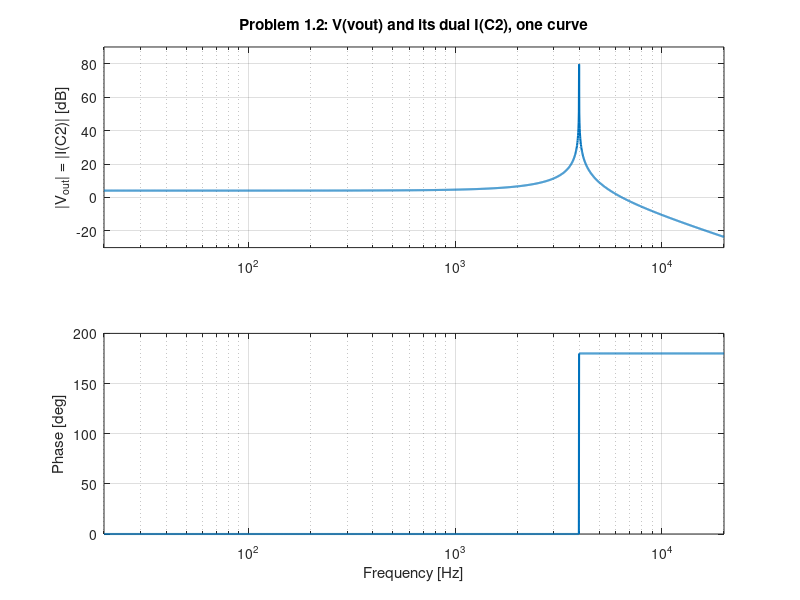
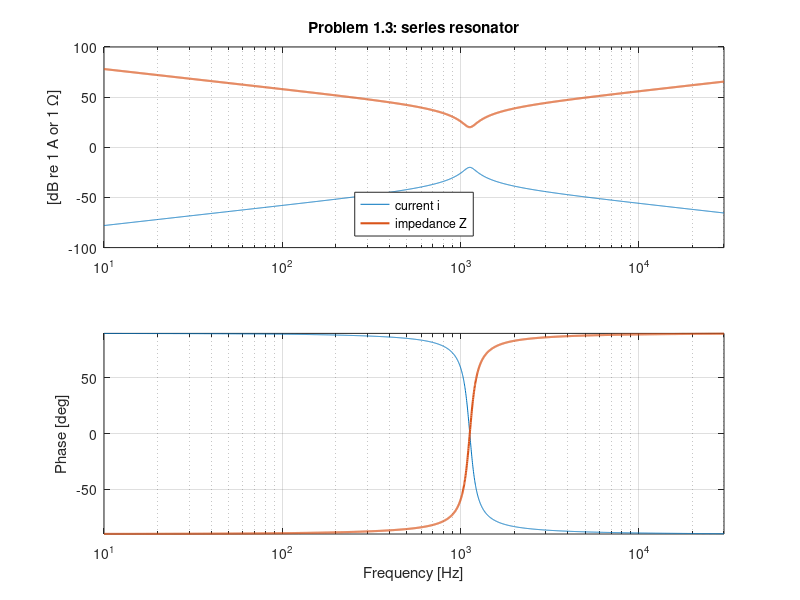

Source code (MATLAB) for these figures, in order:
%% Lecture 1 - Analogies, introduction: problems 1.1 to 1.3, worked
% 34870 Electroacoustics | 31 August 2026
%
% How to read this: every step first states the formula, then the MATLAB line
% is that same formula typed in, and the result appears right below it. The
% official solution's answer is written in the text so you can compare.
%
% The LTspice versions of all three problems are in
% LTspice/Lecture 1 - Analogies/ (P1_1_DC_Duality.asc, P1_2_AC_Duality.asc,
% P1_3_Series_Resonator.asc).

%% The idea behind this whole problem set: duality
% Every circuit has a dual. You get it by swapping
%
% * voltage <-> current (so a voltage source becomes a current source),
% * series <-> parallel (a mesh becomes a node),
% * impedance Z <-> admittance Y (R becomes a conductance G = 1/R, an
%   inductor L becomes a capacitor with the same number, and a capacitor
%   becomes an inductor).
%
% The two circuits then obey exactly the same equations, just with the names
% swapped:
%
% $$v = Z\,i,\quad \sum_{mesh} v = 0,\quad \sum_{node} i = 0 \qquad\Longleftrightarrow\qquad i = Y\,v,\quad \sum_{mesh} i = 0,\quad \sum_{node} v = 0$$
%
% This is why the mechanical world can be drawn in two ways (impedance
% analogy and mobility analogy): they are each other's duals.

%% Problem 1.1 - Duality of a DC circuit: the mathematical proof
% The circuit: a source v0 drives Z1 in series, then Z2 and Z3 in parallel.
% We want v3, the voltage across Z2 || Z3.
%
% *Mesh M1* (Kirchhoff's voltage law around the source loop):
%
% $$v_0 = Z_1 i_1 + v_3$$
%
% *Node N1* (Kirchhoff's current law where Z1 meets Z2 and Z3):
%
% $$i_1 = \frac{v_3}{Z_2} + \frac{v_3}{Z_3}$$
%
% Put the second into the first and solve for v3:
%
% $$v_3 = v_0\,\frac{Z_2 Z_3}{Z_1(Z_2+Z_3) + Z_2 Z_3}$$
%
% *The dual circuit* is a current source i0 with Y1 in parallel, then Y2 in
% series, then Y3. The same two laws with the names swapped (node N1 becomes a
% current rule, mesh M1 a voltage rule) give
%
% $$v_3 = v_0\,\frac{Y_1}{Y_2+Y_3+Y_1} = \frac{v_0}{Z_1\left(1/Z_2 + 1/Z_3\right) + 1}$$
%
% which is the same expression (multiply top and bottom by Z2 Z3). So the
% two circuits are really one set of equations.

%% Problem 1.1 - The LTspice numbers
% Given (the official LTspice circuit):
v0 = 10      % source voltage [V]
Z1 = 100     % R1 [ohm]
Z2 = 2000    % R2, 2k [ohm]
Z3 = 500     % R3 [ohm]
%%
% *Voltage across R2 || R3.* $v_3 = v_0\,\frac{Z_2 Z_3}{Z_1(Z_2+Z_3) + Z_2 Z_3}$
%
% Official solution: 8 V
v3 = v0*Z2*Z3/(Z1*(Z2+Z3) + Z2*Z3)
%%
% *Current through R1* (Ohm's law on the voltage that is left for R1),
% $i_1 = (v_0 - v_3)/Z_1$. Official solution: 20 mA
i1 = (v0 - v3)/Z1
%%
% *Voltage across R1*, $v_1 = Z_1 i_1$. Official solution: 2 V
v1 = Z1*i1
%%
% *Currents in the two parallel resistors*, $i_2 = v_3/Z_2$ and
% $i_3 = v_3/Z_3$. Official solution: i3 = 16 mA (and so i2 = 4 mA)
i2 = v3/Z2
i3 = v3/Z3
%%
% *The dual circuit in LTspice.* LTspice only knows resistors, so the dual's
% conductances are typed in as resistor values: "G1" = 1/R1 = 10m, "G2" =
% 1/R2 = 0.5m, "G3" = 1/R3 = 2m, and the source becomes a 10 A current
% source. The numbers stay, the units swap: every current of the original
% circuit shows up as a voltage in the dual, and every voltage as a current.
G1 = 1/Z1
G2 = 1/Z2
G3 = 1/Z3
%%
% In the dual, the source current splits between G1 (as a "resistance" 10m)
% and G2 + G3 in series. The voltage across the source is the parallel
% combination times the current:
%
% $$V_{d,1} = i_0\,\frac{G_1\,(G_2+G_3)}{G_1 + G_2 + G_3}$$
%
% Official solution: 20 mV (the same number as i1 = 20 mA)
i0 = 10
V_d1 = i0*G1*(G2+G3)/(G1+G2+G3)
%%
% Current through "G2", $I_{G2} = V_{d,1}/(G_2+G_3)$. Official: 8 A (= v3 = 8 V)
I_G2 = V_d1/(G2+G3)
%%
% Current through "G1", $I_{G1} = V_{d,1}/G_1$. Official: 2 A (= v1 = 2 V)
I_G1 = V_d1/G1
%%
% Voltage across "G3", $V_{G3} = G_3 I_{G2}$. Official: 16 mV (= i3 = 16 mA)
V_G3 = G3*I_G2

%% Problem 1.2 - Duality of an AC circuit
% The circuit: a 2 V AC source drives L1 in series, then C3 and L2 in
% parallel. The dual: a 2 A AC source with C1 in parallel, then L3 in
% series, then C2. Each element keeps its number: L1 = 1 mH became C1 = 1 mF,
% C3 = 2 uF became L3 = 2 uH, L2 = 4 mH became C2 = 4 mF.
V = 2         % source amplitude [V] (and 2 A in the dual)
L1 = 1e-3     % 1 mH [H]
C3 = 2e-6     % 2 uF [F]
L2 = 4e-3     % 4 mH [H]
%%
% *The output voltage.* L1 and the parallel pair (C3 || L2) form a voltage
% divider:
%
% $$\frac{V_{out}}{V} = \frac{Z_p}{j\omega L_1 + Z_p},\qquad Z_p = \frac{1}{j\omega C_3 + \frac{1}{j\omega L_2}}$$
%
% Dividing top and bottom by Z_p gives a cleaner form:
%
% $$\frac{V_{out}}{V} = \frac{1}{1 + \frac{L_1}{L_2} - \omega^2 L_1 C_3}$$
%
% The dual gives exactly the same formula with C1, L3, C2 in place of L1, C3,
% L2, so I(C2) in the dual is the same curve as V(vout).
%
% *Low frequency* (omega -> 0): $V_{out} = V\,\frac{L_2}{L_1+L_2}$, in dB.
% The official plot is flat at about 4 dB.
V_out_LF = V*L2/(L1+L2)
V_out_LF_dB = 20*log10(V_out_LF)
%%
% *Resonance* where the denominator is zero:
%
% $$\omega_0^2 = \frac{1 + L_1/L_2}{L_1 C_3}, \qquad f_0 = \frac{\omega_0}{2\pi}$$
%
% The official plot peaks a little under 4 kHz.
f_0 = sqrt((1 + L1/L2)/(L1*C3))/(2*pi)
%%
% *The frequency response*, 20 Hz to 20 kHz like the official .ac line.
f = logspace(log10(20), log10(20000), 3000);
w = 2*pi*f;
H = V ./ (1 + L1/L2 - w.^2*L1*C3);
figure;
subplot(2,1,1);
semilogx(f, 20*log10(abs(H)), 'LineWidth', 1.5);
grid on; xlim([20 20000]); ylim([-30 90]);
ylabel('|V_{out}| = |I(C2)| [dB]');
title('Problem 1.2: V(vout) and its dual I(C2), one curve');
subplot(2,1,2);
semilogx(f, angle(H)*180/pi, 'LineWidth', 1.5);
grid on; xlim([20 20000]);
xlabel('Frequency [Hz]'); ylabel('Phase [deg]');
%%
% *The note on the sheet* ("check default component settings, e.g. series
% resistance for inductor"): LTspice silently gives every inductor
% Rser = 1 mOhm. That makes the top circuit slightly lossy while the dual
% (capacitors have no default loss) stays ideal, so the two peaks are not
% the same height. The exact dual of a 1 mOhm series resistance in an
% inductor is a 1/1m = 1 kOhm parallel resistance on the matching capacitor.
% The LTspice file has both, and then the curves agree to every digit (the
% peak is 62 dB). Without losses the peak would be infinite.

%% Problem 1.3 - Series resonator: the equations
% Given (the LTspice Quick Guide circuit):
R = 10       % [ohm]
L = 10e-3    % 10 mH [H]
C = 2e-6     % 2 uF [F]
v = 1        % AC 1 [V]
%%
% *The mesh equation.* The source voltage is shared by the three elements:
%
% $$v = Ri + L\frac{di}{dt} + \frac{1}{C}\int i\,dt = i\left(R + j\omega L + \frac{1}{j\omega C}\right)$$
%
% so the current is
%
% $$i = \frac{v}{R + j\omega L + \frac{1}{j\omega C}}$$
%
% *Resonance* is where the two imaginary parts cancel, jwL = -1/(jwC):
%
% $$\omega_0 = \frac{1}{\sqrt{LC}}$$
%
% Official solution: 1125.46 Hz
omega_0 = 1/sqrt(L*C)
f_0 = omega_0/(2*pi)
%%
% At resonance only R is left, so the impedance is at its minimum and the
% current at its maximum:
%
% $$Z_{min} = R, \qquad i_{max} = \frac{v}{R}$$
%
% Official solution: 100 mA
Z_min = R
i_max = v/R
%%
% *Quality factor and bandwidth.* How sharp the peak is:
%
% $$Q = \frac{1}{R}\sqrt{\frac{L}{C}}, \qquad BW = \frac{f_0}{Q} = \frac{R}{2\pi L}$$
%
% Official solution: BW = 159 Hz
Q = 1/R*sqrt(L/C)
BW = R/(2*pi*L)

%% Problem 1.3 - Plot current and impedance (amplitude and phase)
% Same sweep as the official plot (10 Hz to about 30 kHz). The impedance is
% $Z = R + j\omega L + 1/(j\omega C)$ and the current $i = v/Z$.
f = logspace(1, log10(30000), 3000);
jw = 1j*2*pi*f;
Z = R + jw*L + 1./(jw*C);
i = v./Z;
figure;
subplot(2,1,1);
semilogx(f, 20*log10(abs(i)), f, 20*log10(abs(Z)), 'LineWidth', 1.5);
grid on; xlim([10 30000]);
ylabel('[dB re 1 A or 1 \Omega]');
legend('current i', 'impedance Z', 'Location', 'south');
title('Problem 1.3: series resonator');
subplot(2,1,2);
semilogx(f, angle(i)*180/pi, f, angle(Z)*180/pi, 'LineWidth', 1.5);
grid on; xlim([10 30000]); ylim([-90 90]);
xlabel('Frequency [Hz]'); ylabel('Phase [deg]');
%%
% Below f_0 the capacitor dominates (Z falls 20 dB per decade, phase -90
% degrees), above f_0 the inductor dominates (Z rises, phase +90 degrees).
% At f_0 the phase passes through 0 and |Z| = 10 ohm = 20 dB, i = 100 mA =
% -20 dB.

%% Problem 1.3 - The same resonator in the mechanical and acoustical domain
% In the impedance analogy the three element types map one to one:
%
% * resistor R <-> damper R_M [kg/s] <-> acoustic resistance R_A [Pa s/m^3]
% * inductor L <-> mass M_M [kg] <-> acoustic mass M_A [kg/m^4]
% * capacitor C <-> compliance C_M [m/N] <-> acoustic compliance C_A [m^5/N]
%
% So to get the same behaviour we simply keep the numbers and change the
% units. Mechanically this is a mass on a spring and a damper, pushed by a
% force f (the sketch on the slide). Acoustically it is a tube (the mass of
% air in the neck, with some flow resistance) on a closed box (the
% compliance), driven by a volume velocity: a Helmholtz resonator.
%
% *Mechanical.* Official solution: R_M = 10 kg/s, M_M = 10 g,
% k = 1/C_M = 0.5 MN/m
R_M = R            % [kg/s]
M_M = L            % [kg]
M_M_gram = M_M*1000
C_M = C            % [m/N]
%%
% The spring stiffness is $k = 1/C_M$, in MN/m (1 MN = 10^6 N):
k_MN_per_m = 1/C_M/1e6
%%
% *Acoustical.* Official solution: R_A = 10 Pa s/m^3, M_A = 10 g/m^4,
% C_A = 0.2 dm^5/N
R_A = R            % [Pa s/m^3]
M_A = L            % [kg/m^4]
M_A_gram_per_m4 = M_A*1000
C_A = C            % [m^5/N]
%%
% In dm^5 (1 dm = 0.1 m, so 1 dm^5 = 10^-5 m^5):
C_A_dm5_per_N = C_A/1e-5
%%
% Same f_0 = 1125 Hz, same Q = 7.07 in all three domains. The LTspice file
% draws all three loops next to each other.

%% Summary
% * A circuit and its dual (series <-> parallel, V <-> I, L <-> C, R <-> 1/R)
%   obey the same equations: 1.1 gives v3 = 8 V and, in the dual, 8 A.
% * LTspice has no conductance element, so dual values are typed in as
%   "resistances" with the same numbers: the units swap.
% * LTspice's default inductor Rser = 1 mOhm breaks exact duality; its dual is
%   Rpar = 1 kOhm on the matching capacitor.
% * Series resonator: f_0 = 1/(2 pi sqrt(LC)) = 1125 Hz, Z_min = R = 10 ohm,
%   i_max = 100 mA, Q = 7.07, bandwidth R/(2 pi L) = 159 Hz.
% * In the impedance analogy mass = L, compliance = C, damper = R, so the same
%   numbers in kg/s, kg, m/N (or Pa s/m^3, kg/m^4, m^5/N) give the same
%   resonator.
